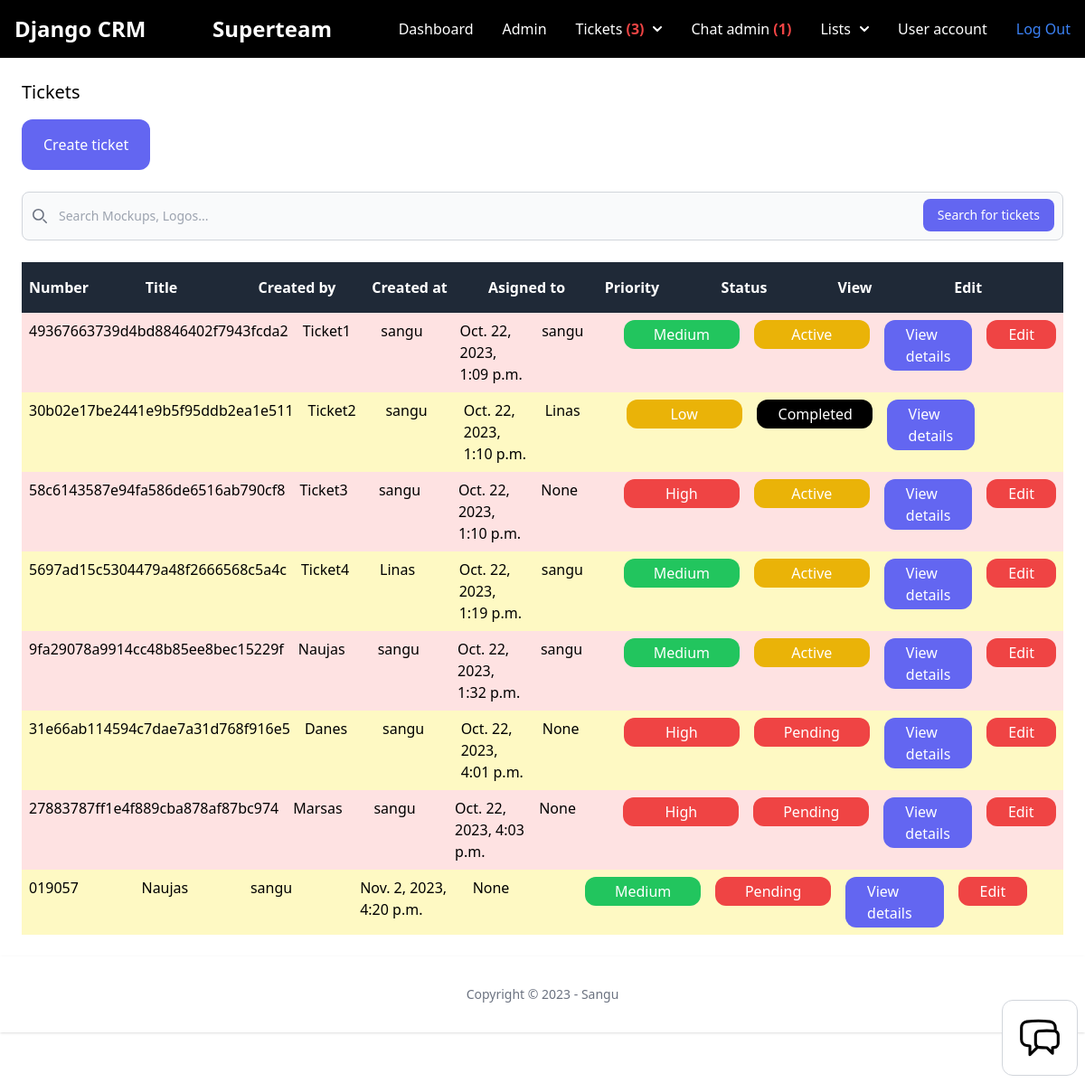
Page /dashboard/tickets/ (signed in) on the earlier database version.
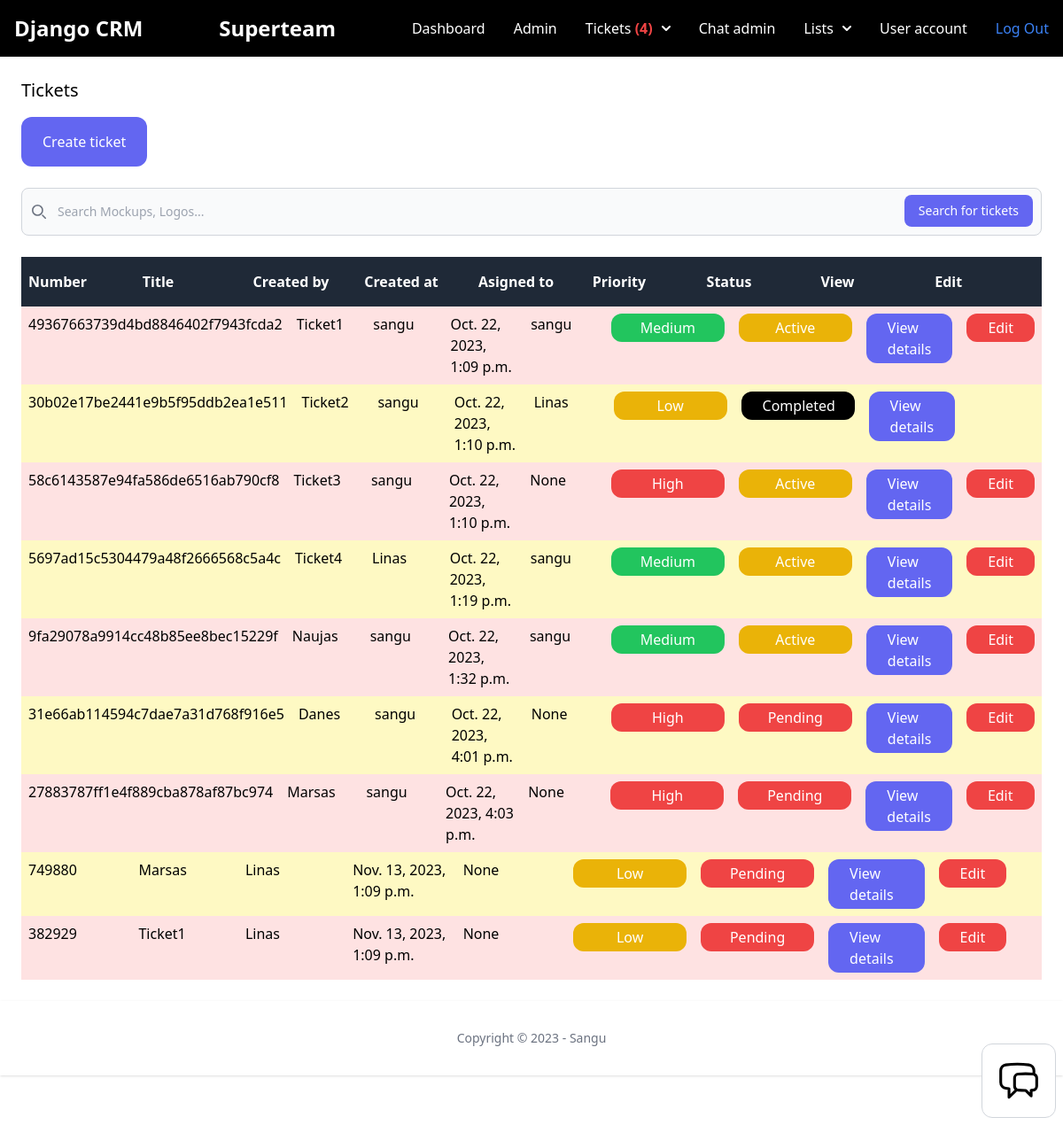
Same page on the later database version.
### team/models.py (models this page shows, shortened)
class Team(models.Model):
    plan = models.ForeignKey(Plan, related_name='teams', on_delete=models.SET_NULL, null=True, blank=True)
    name = models.CharField(max_length=100)
    members = models.ManyToManyField(User, related_name='teams')
    created_by = models.ForeignKey(User, related_name='created_teams', on_delete=models.CASCADE)
    created_at = models.DateTimeField(auto_now_add=True)

### ticket/models.py (models this page shows, shortened)
class Ticket(models.Model):
    ACTIVE = 'active'
    COMPLETED = 'completed'
    PENDING = 'pending'
    CHOICES_STATUS = (
        (ACTIVE, 'Active'),
        (COMPLETED, 'Completed'),
        (PENDING, 'Pending'),
    )
    LOW = 'low'
    MEDIUM = 'medium'
    HIGH = 'high'
    CHOICES_PRIORITY = (
        (LOW, 'Low'),
        (MEDIUM, 'Medium'),
        (HIGH, 'High'),
    )
    ticket_number = models.CharField(max_length=15, unique=True)
    title = models.CharField(max_length=100)
    description = models.TextField(blank=True, null=True)
    created_by = models.ForeignKey(User, related_name='tickets', on_delete=models.CASCADE)
    created_at = models.DateTimeField(auto_now_add=True)
    modified_at = models.DateTimeField(auto_now=True)
    assign_to = models.ForeignKey(User, on_delete=models.DO_NOTHING, null=True, blank=True)
    is_resolved = models.BooleanField(default=False)
    accepted_at = models.DateTimeField(null=True, blank=True)
    closed_at = models.DateTimeField(null=True, blank=True)
    status = models.CharField(max_length=15, choices=CHOICES_STATUS, default=PENDING)
    priority = models.CharField(max_length=15, choices=CHOICES_PRIORITY, default=MEDIUM)

### user/models.py (models this page shows)
class User(AbstractUser):
    phone = models.TextField(blank=True, null=True)
    is_customer = models.BooleanField(default=True)
    is_manager = models.BooleanField(default=False)

### ticket/views.py (the view)
# urls.py: path('', views.ticket_list, name='list'),
@login_required
def ticket_list(request):
    if request.user.is_manager:
        tickets = Ticket.objects.all()
    else:
        tickets = Ticket.objects.filter(created_by=request.user)
    return render(request, 'ticket/tickets_list.html', {
        'tickets': tickets
    })

### chat/context_processors.py (called while the page is built)
def chat_waiting(request):
    waiting_chat = Room.objects.filter(status='waiting')
    return {'waiting_chat': waiting_chat}

### team/context_processors.py (called while the page is built)
def active_team(request):
    if request.user.is_authenticated:
        if request.user.userprofile.active_team:
            active_team = request.user.userprofile.active_team
        else:
            active_team = Team.objects.filter(created_by=request.user)[0]
    else:
        active_team = None
    return {'active_team': active_team}

### ticket/context_processors.py (called while the page is built)
def pending_tickets(request):
    pending_tickets = 0
    if request.user.is_authenticated:
        if request.user.is_manager:
            pending_tickets = Ticket.objects.filter(status='pending')
        else:
            pending_tickets = pending_tickets
    else:
        pending_tickets = pending_tickets
    return {'pending_tickets': pending_tickets}

def workspace_tickets(request):
    if request.user.is_authenticated:
        workspace_tickets = Ticket.objects.filter(assign_to=request.user, is_resolved=False)
    else:
        workspace_tickets = 0
    return {'workspace_tickets': workspace_tickets}

### ticket/templates/ticket/tickets_list.html (shortened to what this page needs)
{% extends 'app/base.html'  %}
{% block content %}
<div class="py-6 px-6">
    <h1 class="mb-4 text-xl">Tickets</h1>
    <a href="{% url 'tickets:add' %}" class="inline-block py-4 px-6 bg-indigo-500 rounded-xl text-white">Create ticket</a>
    <br>
    <br>
    {% if request.user.is_manager %}
    <form action="{% url 'tickets:search-results' %}" method="get">
        <div class="relative">
            <div class="absolute inset-y-0 start-0 flex items-center ps-3 pointer-events-none">
            </div>
            <input type="search" name="q" id="default-search" class="block w-full p-4 ps-10 text-sm text-gray-900 border border-gray-300 rounded-lg bg-gray-50 focus:ring-blue-500 focus:border-blue-500 dark:bg-gray-700 dark:border-gray-600 dark:placeholder-gray-400 dark:text-white dark:focus:ring-blue-500 dark:focus:border-blue-500" placeholder="Search Mockups, Logos..." required>
            <button type="submit" class="text-white absolute end-2.5 bottom-2.5 bg-indigo-500 font-medium rounded-lg text-sm px-4 py-2">Search for tickets</button>
        </div>
    </form>
    {% endif %}
    {% if tickets %}
    <div class="mt-6 flex justify-between">
        <p class="py-4 px-2 bg-gray-800 font-semibold w-full text-white">Number</p>
        <p class="py-4 px-2 bg-gray-800 font-semibold w-full text-white">Title</p>
        {% if request.user.is_manager %}
        <p class="py-4 px-1 bg-gray-800 font-semibold w-full text-white">Created by</p>
        {% endif %}
        <p class="py-4 px-2 bg-gray-800 font-semibold w-full text-white">Created at</p>
        <p class="py-4 px-2 bg-gray-800 font-semibold w-full text-white">Asigned to</p>
        <p class="py-4 px-2 bg-gray-800 font-semibold w-full text-white">Priority</p>
        <p class="py-4 px-2 bg-gray-800 font-semibold w-full text-white">Status</p>
        <p class="py-4 px-2 bg-gray-800 font-semibold w-full text-white">View</p>
        <p class="py-4 px-2 bg-gray-800 font-semibold w-full text-white">Edit</p>
    </div>
    {% for ticket in tickets %}
    <div class="flex justify-between">
        <p class="py-2 px-2 w-full {% cycle 'bg-red-100' 'bg-yellow-100' %}">
            {{ ticket.ticket_number }}
        </p>
        <p class="py-2 px-2 w-full {% cycle 'bg-red-100' 'bg-yellow-100' %}">
            {{ ticket.title }}
        </p>
        {% if request.user.is_manager %}
        <p class="py-2 px-1 w-full {% cycle 'bg-red-100' 'bg-yellow-100' %}">
            {{ ticket.created_by }}
        </p>
        {% endif %}
        <p class="py-2 px-2 w-full {% cycle 'bg-red-100' 'bg-yellow-100' %}">
            {{ ticket.created_at }}
        </p>
        <p class="py-2 px-2 w-full {% cycle 'bg-red-100' 'bg-yellow-100' %}">
            {{ ticket.assign_to }}
        </p>
        <p class="py-2 px-2 w-full {% cycle 'bg-red-100' 'bg-yellow-100' %}">
            {% if ticket.priority == 'low' %}
            <span class="inline-block py-1 px-6 bg-yellow-500 rounded-xl text-white w-32 text-center">{{ ticket.get_priority_display }}</span>
            {% elif ticket.priority == 'medium' %}
            <span class="inline-block py-1 px-6 bg-green-500 rounded-xl text-white w-32 text-center">{{ ticket.get_priority_display }}</span>
            {% elif ticket.priority == 'high' %}
            <span class="inline-block py-1 px-6 bg-red-500 rounded-xl text-white w-32 text-center">{{ ticket.get_priority_display }}</span>
            {% endif %}
        </p>
        <p class="py-2 px-2 w-full {% cycle 'bg-red-100' 'bg-yellow-100' %}">
            {% if ticket.status == 'active' %}
            <span class="inline-block py-1 px-6 bg-yellow-500 rounded-xl text-white w-32 text-center">{{ ticket.get_status_display }}</span>
            {% elif ticket.status == 'completed' %}
            <span class="inline-block py-1 px-6 bg-black rounded-xl text-white w-32 text-center">{{ ticket.get_status_display }}</span>
            {% elif ticket.status == 'pending' %}
            <span class="inline-block py-1 px-6 bg-red-500 rounded-xl text-white w-32 text-center">{{ ticket.get_status_display }}</span>
            {% endif %}
        </p>
        <p class="py-2 px-2 w-full {% cycle 'bg-red-100' 'bg-yellow-100' %}">
            <a href="{% url 'tickets:detail' ticket.id %}" class="inline-block py-1 px-6 bg-indigo-500 rounded-xl text-white">View details</a>
        </p>
        <p class="py-2 px-2 w-full {% cycle 'bg-red-100' 'bg-yellow-100' %}">
            {% if not ticket.is_resolved %}
            <a href="{% url 'tickets:edit' ticket.id %}" class="inline-block py-1 px-6 bg-red-500 rounded-xl text-white">Edit</a>
            {% endif %}
        </p>
    </div>
    {% endfor %}
    {% else %}
    <p class="mt-6 px-2">There are no tickets in the database yet...</p>
    {% endif %}
</div>
{% endblock %}

### app/templates/app/base.html (shortened to what this page needs)
{% load static %}
<!doctype html>
<html lang="en">
<head>
    <link rel="stylesheet" type="text/css" href="{% static 'src/output.css' %}">
    <script src="https://cdn.tailwindcss.com"></script>
</head>
<body>
    <nav class="bg-black border-gray-200 dark:bg-black dark:border-gray-700">
        <div class="max-w-screen-xl flex flex-wrap items-center justify-between mx-auto p-4">
            <a href="/" class="flex items-center">
                <span class="self-center text-2xl font-semibold whitespace-nowrap text-white">Django CRM</span>
            </a>
            {% if request.user.is_authenticated %}
            {% if request.user.is_manager %}
            <a href="{% url 'teams:detail' active_team.id %}" class="flex items-center">
                <span class="self-center text-2xl font-semibold whitespace-nowrap text-white">{{ active_team.name }}</span>
            </a>
            {% endif %}
            {% endif %}
            <div class="hidden w-full md:block md:w-auto" id="navbar-multi-level">
                <ul class="flex flex-col font-medium p-4 md:p-0 mt-4 border border-gray-100 rounded-lg bg-black md:flex-row md:space-x-8 md:mt-0 md:border-0 md:bg-black bg-gray-800 md:bg-black dark:border-gray-700 text-white">
                    <li>
                        <a href="{% url 'dashboard:index' %}" class="block py-2 pl-3 pr-4 text-white rounded hover:bg-gray-100 md:hover:bg-transparent md:border-0 md:hover:text-blue-700 md:p-0 dark:text-white md:dark:hover:text-blue-500 dark:hover:bg-gray-700 dark:hover:text-white md:dark:hover:bg-transparent">Dashboard</a>
                    </li>
                    {% if request.user.is_staff %}
                    <li>
                        <a href="/admin" class="block py-2 pl-3 pr-4 text-white rounded hover:bg-gray-100 md:hover:bg-transparent md:border-0 md:hover:text-blue-700 md:p-0 dark:text-white md:dark:hover:text-blue-500 dark:hover:bg-gray-700 dark:hover:text-white md:dark:hover:bg-transparent">Admin</a>
                    </li>
                    {% endif %}
                    {% if request.user.is_authenticated %}
                    {% if request.user.is_manager %}
                    <li>
                        <button id="dropdownNavbrLink" data-dropdown-toggle="dropdownNavbar" class="flex items-center justify-between w-full py-2 pl-3 pr-4  text-gray-700 border-b border-gray-100 hover:bg-gray-50 md:hover:bg-transparent md:border-0 md:hover:text-blue-700 md:p-0 md:w-auto text-white md:dark:hover:text-blue-500 dark:focus:text-white dark:border-gray-700 dark:hover:bg-gray-700 md:dark:hover:bg-transparent">
                            Tickets&nbsp; {% if pending_tickets.count > 0 %} <span class="text-red-500 font-bold"> ({{ pending_tickets.count }}) {% endif %}</span><svg class="w-2.5 h-2.5 ml-2.5" aria-hidden="true" xmlns="http://www.w3.org/2000/svg" fill="none" viewBox="0 0 10 6">
                                <path stroke="currentColor" stroke-linecap="round" stroke-linejoin="round" stroke-width="2" d="m1 1 4 4 4-4" />
                            </svg>
                        </button>
                    </li>
                    {% endif %}
                    {% endif %}
                    {% if request.user.is_manager %}
                    <li>
                        <a href="{% url 'chat:admin' %}" class="block py-2 pl-3 pr-4 text-white rounded hover:bg-gray-100 md:hover:bg-transparent md:border-0 md:hover:text-blue-700 md:p-0 dark:text-white md:dark:hover:text-blue-500 dark:hover:bg-gray-700 dark:hover:text-white md:dark:hover:bg-transparent">Chat admin {% if waiting_chat.count > 0 %} <span class="text-red-500 font-bold">({{ waiting_chat.count }}) {% endif %}</span></a>
                    </li>
                    <li>
                        <button id="dropdownNavbarLink" data-dropdown-toggle="dropdownNavbar_lists" class="flex items-center justify-between w-full py-2 pl-3 pr-4  text-white border-b border-gray-100 hover:bg-gray-50 md:hover:bg-transparent md:border-0 md:hover:text-blue-700 md:p-0 md:w-auto dark:text-white md:dark:hover:text-blue-500 dark:focus:text-white dark:border-gray-700 dark:hover:bg-gray-700 md:dark:hover:bg-transparent">
                            Lists <svg class="w-2.5 h-2.5 ml-2.5" aria-hidden="true" xmlns="http://www.w3.org/2000/svg" fill="none" viewBox="0 0 10 6">
                                <path stroke="currentColor" stroke-linecap="round" stroke-linejoin="round" stroke-width="2" d="m1 1 4 4 4-4" />
                            </svg>
                        </button>
                    </li>
                    {% endif %}
                    {% if request.user.is_authenticated %}
                    <li>
                        <a href="{% url 'userprofile:user_account' %}" class="block py-2 pl-3 pr-4 text-white rounded hover:bg-gray-100 md:hover:bg-transparent md:border-0 md:hover:text-blue-700 md:p-0 dark:text-white md:dark:hover:text-blue-500 dark:hover:bg-gray-700 dark:hover:text-white md:dark:hover:bg-transparent">User account</a>
                    </li>
                    {% endif %}
                    {% if request.user.is_authenticated %}
                    <li>
                        <a href="{% url 'logout' %}" class="block py-2 pl-3 pr-4 text-white bg-blue-700 rounded md:bg-transparent md:text-blue-500 md:p-0 md:dark:text-blue-500 dark:bg-blue-600 md:dark:bg-transparent" aria-current="page">Log Out</a>
                    </li>
                    {% endif %}
                </ul>
            </div>
        </div>
    </nav>
    {% block content %}
    {% endblock%}
    {% include 'chat/chat_bubble.html' %}
    <footer class="bg-white shadow dark:bg-black">
        <div class="w-full max-w-screen-xl mx-auto p-4 md:py-8">
            <span class="block text-sm text-gray-500 sm:text-center dark:text-gray-400">Copyright © 2023 - Sangu</span>
        </div>
    </footer>
    <footer class="py-3 my-4">
    </footer>
</body>
</html>

### chat/templates/chat/chat_bubble.html (shortened to what this page needs)
<div id="chat" class="max-w-[300px] fixed right-2 bottom-2 p-4 bg-white border border-gray-300 rounded-xl">
    <div id="chat_icon">
        <button id="chat_open" class="w-[50px] flex items-center" title = "Open_chat">
        </button>
    </div>
</div>

Differences in the rows shown:
removed Ticket: ticket_number "019057", title "Naujas", created_by "sangu", created_at "Nov. 2, 2023, 4:20 p.m.", assign_to "None", priority "Medium", status "Pending", is_resolved "Edit"
added Ticket: ticket_number "749880", title "Marsas", created_by "Linas", created_at "Nov. 13, 2023, 1:09 p.m.", assign_to "None", priority "Low", status "Pending", is_resolved "Edit"
added Ticket: ticket_number "382929", title "Ticket1", created_by "Linas", created_at "Nov. 13, 2023, 1:09 p.m.", assign_to "None", priority "Low", status "Pending", is_resolved "Edit"
Other differences:
{{ pending_tickets.count }}: "3" → "4"
{{ waiting_chat.count }}: "1" → (not shown)
